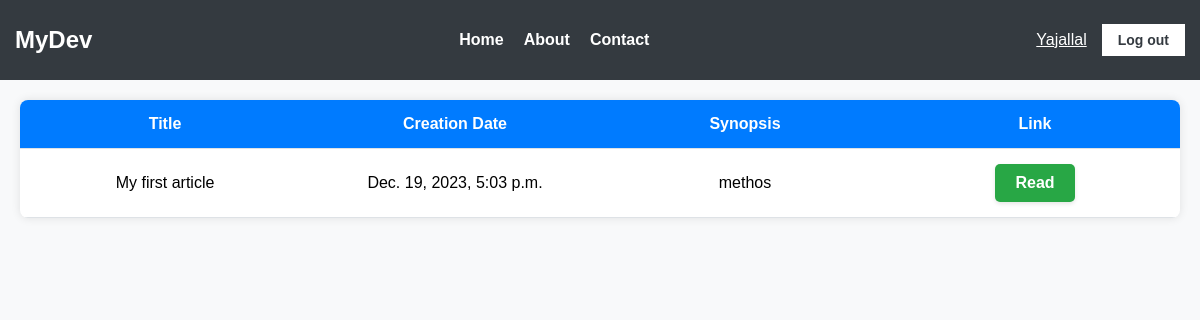
The page /publications/ (signed in) on the database its author committed.
### medium/models.py (models this page shows, shortened)
class Article(models.Model):
    title = models.CharField(max_length=64, null=False)
    author = models.ForeignKey(User, null=False, on_delete=models.CASCADE)
    created = models.DateTimeField(auto_now_add=True, null=False)
    synopsis = models.CharField(max_length=312, null=False)
    content = models.TextField(null=False)

### medium/views.py (the view)
class Publications(TemplateView):
    template_name = 'publications.html'
    def get(self, request: HttpRequest, *args: Any, **kwargs: Any) -> HttpResponse:
        if not request.user.is_authenticated:
            return redirect('login_view')
        return super().get(request, *args, **kwargs)
    def get_context_data(self, **kwargs: Any) -> dict[str, Any]:
        context =  super().get_context_data(**kwargs)
        print(self.request.user)
        context['publications'] = Article.objects.filter(author__username=str(self.request.user))
        return context
    def dispatch(self, request: HttpRequest, *args: Any, **kwargs: Any) -> HttpResponse:
        if self.request.method == 'POST':
            if 'action' in self.request.POST and self.request.POST['action'] == 'logout':
                logout(request)
                return redirect('login_view')
        return super().dispatch(request, *args, **kwargs)

### medium/templates/publications.html (shortened to what this page needs)
<!DOCTYPE html>
<html lang="en">
<head>
</head>
<body>
    {% include 'navbar.html' %}
    <div class="articles">
        <table>
            <thead>
                <tr>
                    <th>Title</th>
                    <th>Creation Date</th>
                    <th>Synopsis</th>
                    <th>Link</th>
                </tr>
            </thead>
            <tbody>
                <tr>
                    {% for publication in publications %}
                        <td>{{publication.title}}</td>
                        <td>{{publication.created}}</td>
                        <td>{{publication.synopsis}}</td>
                        {% url 'details_view' pk=publication.id as publication_url %}
                        <td><a href="{{ publication_url }}"><button class="success-button">Read</button></a></td>
                    {% endfor %}
                </tr>
            </tbody>
        </table>
    </div>
</body>
</html>

### medium/templates/navbar.html (shortened to what this page needs)
<!DOCTYPE html>
<html lang="en">
<head>
</head>
<body>
    <div class="navbar">
        <div class="logo">MyDev</div>
        <ul class="nav-links">
            <li><a href="#">Home</a></li>
            <li><a href="#">About</a></li>
            <li><a href="#">Contact</a></li>
        </ul>
        {% if user.is_authenticated %}
            <div class="auth-buttons">
                <p class="username">{{ user.username }}</p>
                <form method="POST">
                    <button name="action" value="logout">Log out</button>
                </form>
            </div>
        {% else %}
            <div class="auth-buttons">
                {% url 'login_view' as login_url %}
                <a href="{{ login_url }}"><button>Sign In</button></a>
                <button>Sign Up</button>
            </div>
        {% endif %}
    </div>
</body>
</html>

### medium/templates/publications.html (style rules this page uses)
body { font-family: 'Segoe UI', Tahoma, Geneva, Verdana, sans-serif; }
.articles { background-color: #f8f9fa; margin: 0; padding: 0; display: flex; justify-content: center; }
table { width: 100%; border-collapse: collapse; background-color: #fff; box-shadow: 0 0 10px rgba(0, 0, 0, 0.1); border-radius: 8px; overflow: hidden; margin: 20px; }
th, td { padding: 15px; text-align: center; border-bottom: 1px solid #dee2e6; width: 25%; }
th { background-color: #007bff; color: #fff; }
.success-button { display: inline-block; padding: 10px 20px; font-size: 16px; font-weight: bold; text-align: center; text-decoration: none; color: #ffffff; background-color: #28a745; border-radius: 5px; border: none; cursor: pointer; box-shadow: 0 2px 4px rgba(0, 0, 0, 0.1); transition: background-color 0.3s ease; }

### medium/templates/navbar.html (style rules this page uses)
body { font-family: 'Arial', sans-serif; margin: 0; padding: 0; background-color: #f8f9fa; }
.navbar { background-color: #343a40; padding: 15px; display: flex; justify-content: space-between; align-items: center; }
.logo { color: #ffffff; font-size: 24px; font-weight: bold; text-decoration: none; }
.nav-links { list-style: none; margin: 0; padding: 0; display: flex; }
.nav-links li { margin-right: 20px; }
.nav-links a { text-decoration: none; color: #ffffff; font-weight: bold; font-size: 16px; }
.auth-buttons { display: flex; align-items: center; }
.auth-buttons button { margin-left: 15px; padding: 8px 16px; border: none; cursor: pointer; font-size: 14px; font-weight: bold; color: #343a40; background-color: #ffffff; }
a { text-decoration: none; }
.username { color: white; text-decoration: underline; cursor: pointer; text-transform: capitalize; }

### rows shown on the page
Article: title "My first article", created "Dec. 19, 2023, 5:03 p.m.", synopsis "methos"

### other values the page prints
{{ user.username }} "Yajallal"
